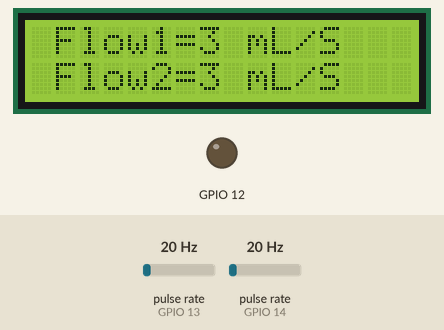
Bench run of a sketch on a simulated ESP32. Parts: 16×2 character LCD, output pins drawn as LEDs (lit = HIGH). Wiring (inferred from the names in the program): 2 × pulse sensor: data GPIO 13 / data GPIO 14. The inputs (shaded band) are chosen by the test bench; at power-on: pulse rate (sensors on GPIO 14, GPIO 13) 20 Hz. What the sketch prints to the serial monitor is not drawn.

Above: at 3.2 s.
3.3 s: pulse rate (sensor on GPIO 14) set to 150 Hz
At 4.9 s:
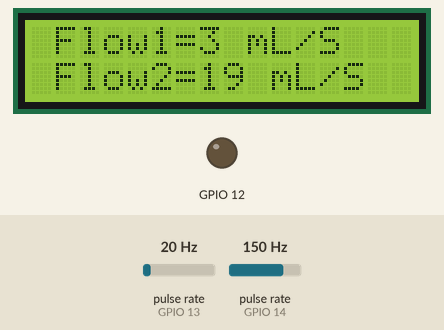
6.3 s: pulse rate (sensor on GPIO 13) set to 4 Hz
At 8.5 s:
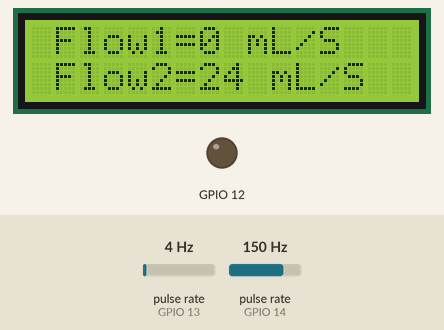
9.3 s: pulse rate (sensor on GPIO 13) set to 50 Hz
At 10.9 s:
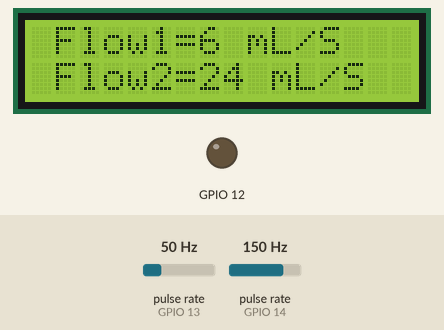
12.3 s: pulse rate (sensor on GPIO 14) set to 50 Hz
At 13.7 s:
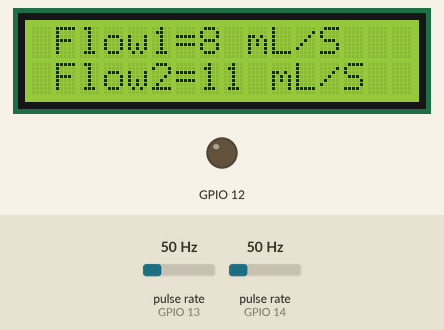
14.6 s: pulse rate (sensor on GPIO 13) set to 100 Hz
At 17.3 s:
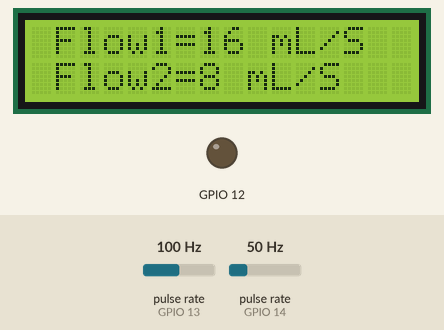
17.6 s: pulse rate (sensor on GPIO 14) set to 100 Hz
At 19.8 s:
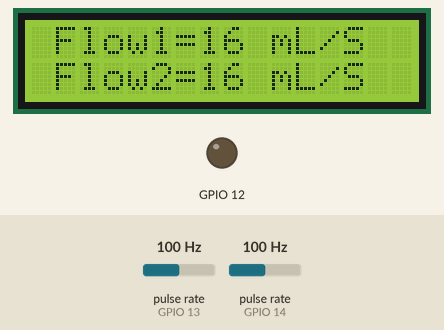
Timing chart, 0 to 21.3 s (numbered marks = the images above; inputs shaded):
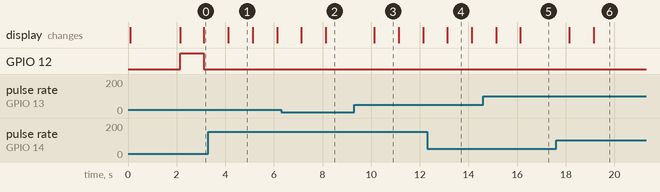

The sketch:

water_leakage_monitor.ino
```cpp
#include <WiFi.h>
#include <WiFiClient.h>
#include <LiquidCrystal_I2C.h>

LiquidCrystal_I2C lcd(0x27, 16, 2);

#define SENSOR1  13
#define SENSOR2  14

long currentMillis1 = 0;
long previousMillis1 = 0;
int interval1 = 1000;
float calibrationFactor1 = 6;
volatile byte pulseCount1;
byte pulse1Sec1 = 0;
float flowRate1;
unsigned int flowMilliLitres1;
unsigned long totalMilliLitres1;

void IRAM_ATTR pulseCounter1() {
  pulseCount1++;
}

long currentMillis2 = 0;
long previousMillis2 = 0;
int interval2 = 1000;
float calibrationFactor2 = 6;
volatile byte pulseCount2;
byte pulse1Sec2 = 0;
float flowRate2;
unsigned int flowMilliLitres2;
unsigned long totalMilliLitres2;

void IRAM_ATTR pulseCounter2() {
  pulseCount2++;
}

void setup() {
  Serial.begin(115200);
  pinMode(SENSOR1, INPUT_PULLUP);
  pinMode(SENSOR2, INPUT_PULLUP);
  pinMode(12, OUTPUT);

  pulseCount1 = 0;
  flowRate1 = 0.0;
  flowMilliLitres1 = 0;
  totalMilliLitres1 = 0;
  previousMillis1 = 0;

  pulseCount2 = 0;
  flowRate2 = 0.0;
  flowMilliLitres2 = 0;
  totalMilliLitres2 = 0;
  previousMillis2 = 0;

  attachInterrupt(digitalPinToInterrupt(SENSOR1), pulseCounter1, FALLING);
  attachInterrupt(digitalPinToInterrupt(SENSOR2), pulseCounter2, FALLING);

  lcd.init();
  lcd.backlight();
  lcd.setCursor(1, 0);
  lcd.print("IoT Based Water");
  lcd.setCursor(1, 1);
  lcd.print("Leakage monitor");
  delay(2000);
}

void loop() {
  currentMillis1 = millis();
  if (currentMillis1 - previousMillis1 > interval1) {
    pulse1Sec1 = pulseCount1;
    pulseCount1 = 0;
    flowRate1 = ((1000.0 / (millis() - previousMillis1)) * pulse1Sec1) / calibrationFactor1;
    previousMillis1 = millis();
    flowMilliLitres1 = (flowRate1 / 60) * 1000;
    totalMilliLitres1 += flowMilliLitres1;

    Serial.print("Flow rate1: ");
    Serial.print(int(flowRate1));
    Serial.print("mL/S");
    Serial.print("\t");
    lcd.clear();
    lcd.setCursor(1, 0);
    lcd.print("Flow1=");
    lcd.print(int(flowRate1));
    lcd.print(" mL/S");

    Serial.print("Volume1: ");
    Serial.print(totalMilliLitres1);
    Serial.print("mL / ");
    Serial.print(totalMilliLitres1 / 1000);
    Serial.println("L");
  }

  currentMillis2 = millis();
  if (currentMillis2 - previousMillis2 > interval2) {
    pulse1Sec2 = pulseCount2;
    pulseCount2 = 0;
    flowRate2 = ((1000.0 / (millis() - previousMillis2)) * pulse1Sec2) / calibrationFactor2;
    previousMillis2 = millis();
    flowMilliLitres2 = (flowRate2 / 60) * 1000;
    totalMilliLitres2 += flowMilliLitres2;

    Serial.print("Flow rate2: ");
    Serial.print(int(flowRate2));
    Serial.print("mL/S");
    Serial.print("\t");
    lcd.setCursor(1, 1);
    lcd.print("Flow2=");
    lcd.print(int(flowRate2));
    lcd.print(" mL/S");

    Serial.print("Volume2: ");
    Serial.print(totalMilliLitres2);
    Serial.print("mL / ");
    Serial.print(totalMilliLitres2 / 1000);
    Serial.println("L");
    Serial.println(" ");
  }

  if (flowRate2 < flowRate1 && flowRate2 < 8) {
    lcd.setCursor(1, 0);
    lcd.print("Leakage occurred");
    lcd.setCursor(1, 1);
    lcd.print("Flow 1 to 2 ");
    digitalWrite(12, HIGH);
  } else {
    digitalWrite(12, LOW);
  }
}
```

Measured:
- after the input at 3.3 s, the display: changes after 0.82 s (image 1)
- after the input at 6.3 s, the display: first changes after 0.83 s (image 2 shows a later state)
- after the input at 9.3 s, the display: changes after 0.83 s (image 3)
- after the input at 12.3 s, the display: first differs from a run without the input after 0.83 s (image 4)
- after the input at 14.6 s, the display: first changes after 0.54 s (image 5 shows a later state)
- after the input at 17.6 s, the display: first changes after 0.54 s (image 6 shows a later state)
- what the display in image 1 shows lasts 1.0 s, from 4.1 s to 5.1 s
